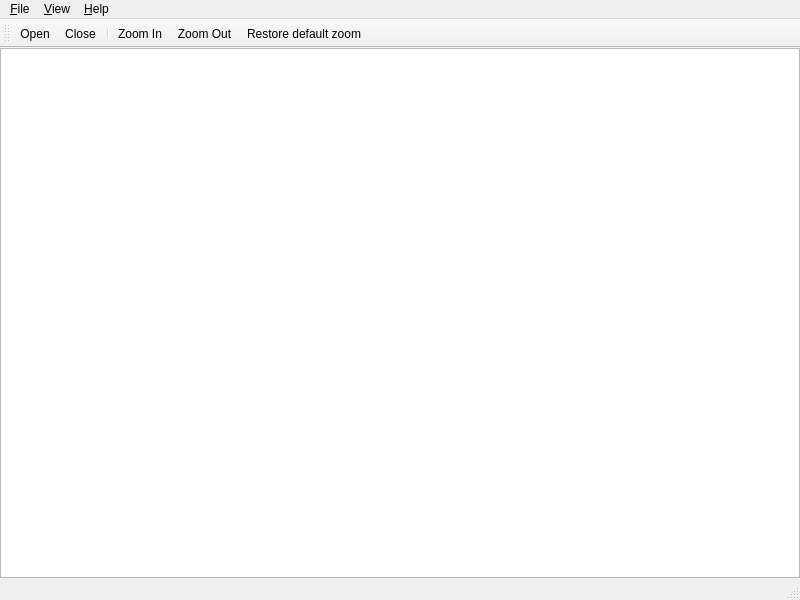
<?xml version="1.0" encoding="UTF-8"?>
<ui version="4.0">
 <class>MainWindow</class>
 <widget class="QMainWindow" name="MainWindow">
  <property name="geometry">
   <rect>
    <x>0</x>
    <y>0</y>
    <width>800</width>
    <height>600</height>
   </rect>
  </property>
  <property name="windowTitle">
   <string>Text Viewer</string>
  </property>
  <widget class="QWidget" name="centralwidget">
   <layout class="QVBoxLayout" name="verticalLayout">
    <property name="leftMargin">
     <number>0</number>
    </property>
    <property name="topMargin">
     <number>0</number>
    </property>
    <property name="rightMargin">
     <number>0</number>
    </property>
    <property name="bottomMargin">
     <number>0</number>
    </property>
    <item>
     <widget class="QTextBrowser" name="textBrowser">
      <property name="lineWidth">
       <number>1</number>
      </property>
     </widget>
    </item>
   </layout>
  </widget>
  <widget class="QMenuBar" name="menubar">
   <property name="geometry">
    <rect>
     <x>0</x>
     <y>0</y>
     <width>800</width>
     <height>21</height>
    </rect>
   </property>
   <widget class="QMenu" name="menu_File">
    <property name="title">
     <string>&amp;File</string>
    </property>
    <addaction name="actionOpen"/>
    <addaction name="actionClose"/>
    <addaction name="separator"/>
    <addaction name="actionExit"/>
   </widget>
   <widget class="QMenu" name="menu_View">
    <property name="title">
     <string>&amp;View</string>
    </property>
    <addaction name="actionZoomIn"/>
    <addaction name="actionZoomOut"/>
    <addaction name="actionRestoreDefaultZoom"/>
    <addaction name="separator"/>
    <addaction name="actionFont"/>
    <addaction name="separator"/>
    <addaction name="actionLineHeight"/>
   </widget>
   <widget class="QMenu" name="menu_Help">
    <property name="title">
     <string>&amp;Help</string>
    </property>
    <addaction name="actionAbout"/>
   </widget>
   <addaction name="menu_File"/>
   <addaction name="menu_View"/>
   <addaction name="menu_Help"/>
  </widget>
  <widget class="QStatusBar" name="statusbar"/>
  <widget class="QToolBar" name="toolBar">
   <property name="windowTitle">
    <string>toolBar</string>
   </property>
   <attribute name="toolBarArea">
    <enum>TopToolBarArea</enum>
   </attribute>
   <attribute name="toolBarBreak">
    <bool>false</bool>
   </attribute>
   <addaction name="actionOpen"/>
   <addaction name="actionClose"/>
   <addaction name="separator"/>
   <addaction name="actionZoomIn"/>
   <addaction name="actionZoomOut"/>
   <addaction name="actionRestoreDefaultZoom"/>
  </widget>
  <action name="actionOpen">
   <property name="icon">
    <iconset theme="QIcon::ThemeIcon::DocumentOpen"/>
   </property>
   <property name="text">
    <string>&amp;Open...</string>
   </property>
   <property name="toolTip">
    <string>Open a text file to view.</string>
   </property>
   <property name="shortcut">
    <string>Ctrl+O</string>
   </property>
  </action>
  <action name="actionExit">
   <property name="text">
    <string>E&amp;xit</string>
   </property>
   <property name="toolTip">
    <string>Exit this application.</string>
   </property>
  </action>
  <action name="actionClose">
   <property name="icon">
    <iconset theme="QIcon::ThemeIcon::EditClear"/>
   </property>
   <property name="text">
    <string>C&amp;lose</string>
   </property>
   <property name="toolTip">
    <string>Close current document.</string>
   </property>
   <property name="shortcut">
    <string>Ctrl+F4</string>
   </property>
   <property name="menuRole">
    <enum>QAction::MenuRole::NoRole</enum>
   </property>
  </action>
  <action name="actionZoomIn">
   <property name="icon">
    <iconset theme="QIcon::ThemeIcon::ZoomIn"/>
   </property>
   <property name="text">
    <string>Zoom &amp;In</string>
   </property>
   <property name="shortcut">
    <string>Ctrl+=</string>
   </property>
  </action>
  <action name="actionZoomOut">
   <property name="icon">
    <iconset theme="QIcon::ThemeIcon::ZoomOut"/>
   </property>
   <property name="text">
    <string>Zoom &amp;Out</string>
   </property>
   <property name="shortcut">
    <string>Ctrl+-</string>
   </property>
  </action>
  <action name="actionFont">
   <property name="text">
    <string>&amp;Font...</string>
   </property>
  </action>
  <action name="actionRestoreDefaultZoom">
   <property name="icon">
    <iconset theme="QIcon::ThemeIcon::ZoomFitBest"/>
   </property>
   <property name="text">
    <string>Restore default zoom</string>
   </property>
   <property name="toolTip">
    <string>&amp;Restore the default zoom (100%)</string>
   </property>
   <property name="shortcut">
    <string>Ctrl+0</string>
   </property>
  </action>
  <action name="actionAbout">
   <property name="icon">
    <iconset theme="QIcon::ThemeIcon::HelpAbout"/>
   </property>
   <property name="text">
    <string>&amp;About</string>
   </property>
  </action>
  <action name="actionLineHeight">
   <property name="text">
    <string>Line &amp;Height...</string>
   </property>
   <property name="toolTip">
    <string>Setting the line height</string>
   </property>
  </action>
 </widget>
 <resources/>
 <connections/>
</ui>
